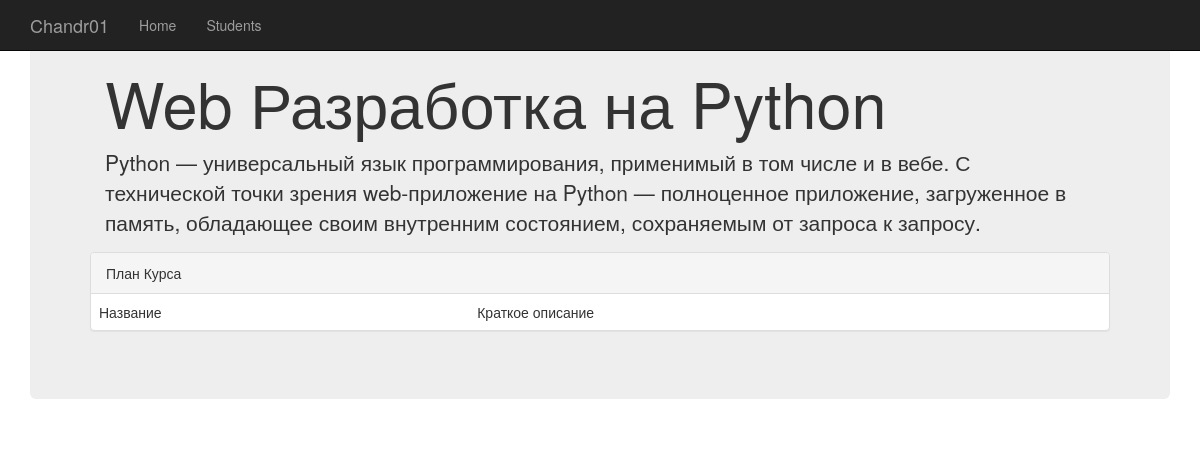
The app's page /, older data.
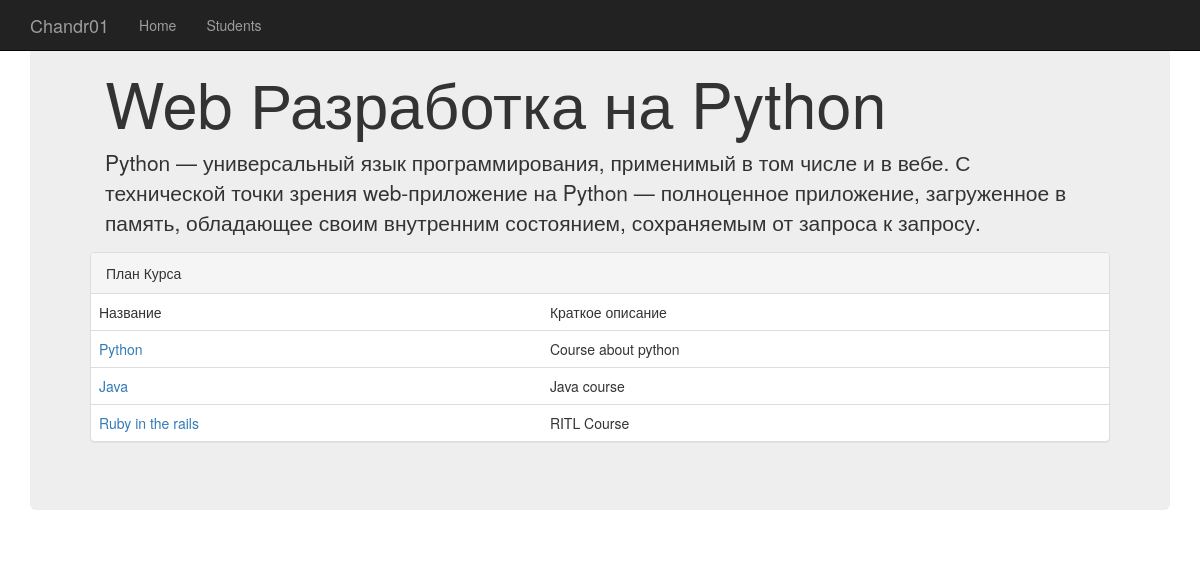
The same page, newer data.
### course/models.py (models this page shows, shortened)
class Course(models.Model):
    name = models.CharField(max_length=255)
    short_description = models.CharField(max_length=255)
    description = models.TextField(max_length=2000)
    coach = models.ForeignKey(Coach, null=True, related_name='coach_courses')
    assistant = models.ForeignKey(Coach, null=True, related_name='assistant_courses')

### course/views.py (the view)
# urls.py: url(r'^$', views.course_),
def course_(request):
    course = Course.objects.all()
    return render(request, 'course/index.html', {'course': course})

### course/templates/course/index.html (shortened to what this page needs)
<!DOCTYPE html>
<html lang="en">
  <head>
    <link href="../static/boostrap/css/bootstrap.css" rel="stylesheet">
    <link href="../static/boostrap/css/bootstrap.css" rel="stylesheet">
  </head>
  <body>
    <div class="navbar navbar-inverse navbar-fixed-top" role="navigation">
      <div class="container">
        <div class="navbar-header">
          <a class="navbar-brand" href="#">Chandr01</a>
        </div>
        <div class="collapse navbar-collapse">
          <ul class="nav navbar-nav">
            <li class="#"><a href="/">Home</a></li>
            <li><a href="/students/">Students</a></li>
          </ul>
        </div>
      </div>
    </div>
    <div class="container">
      <div class="jumbotron">
      <div class="container">
        <h1>Web Разработка на Python</h1>
        <p>Python — универсальный язык программирования, применимый в том числе и в вебе.
            С технической точки зрения web-приложение на Python — полноценное приложение,
            загруженное в память, обладающее своим внутренним состоянием,
            сохраняемым от запроса к запросу. </p>
      </div>
          <div class="panel panel-default">
          <div class="panel-heading">План Курса</div>
          <table class="table">
              <tr>
                <td>Название</td><td>Краткое описание</td>
              </tr>
              {% for i in course %}
                  <tr>
                      <td><a href="http://127.0.0.1:8000/course/{{i.id}}">{{ i.name }}</a></td><td>{{ i.short_description }}</td>
                  </tr>
              {% endfor %}
          </table>
          </div>
    </div>
    </div>
  </body>
</html>

Row changes from the older to the newer data that the page shows:
added Course: name "Python", short_description "Course about python"
added Course: name "Java", short_description "Java course"
added Course: name "Ruby in the rails", short_description "RITL Course"
